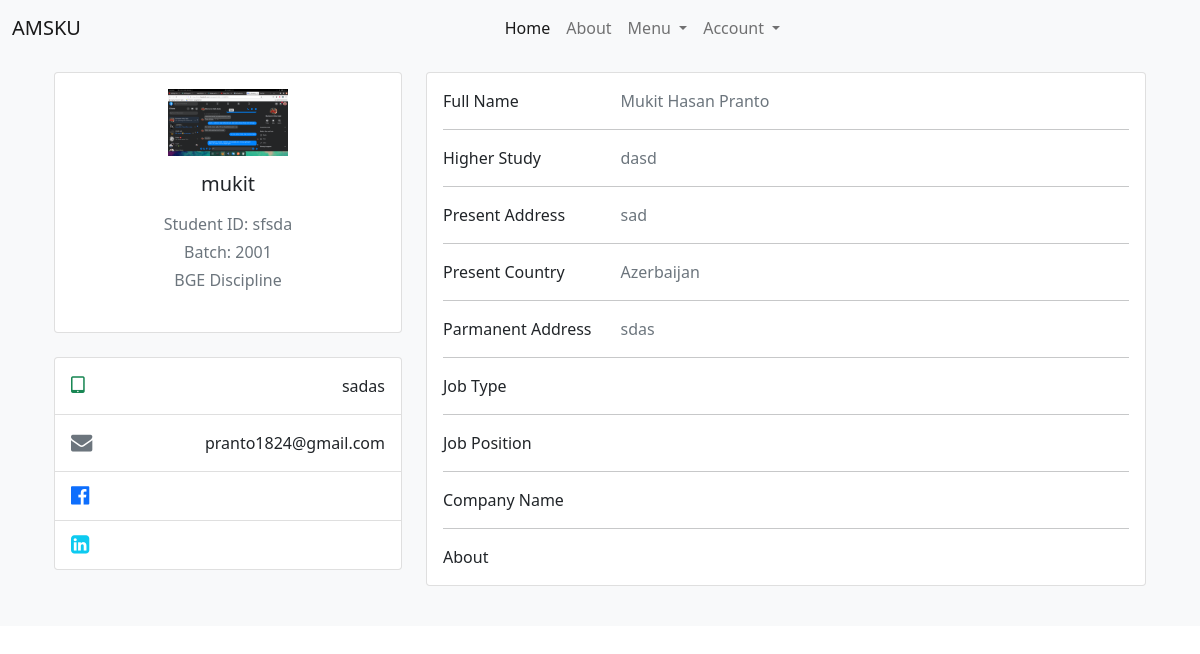
The app's page /profile/1/, older data.
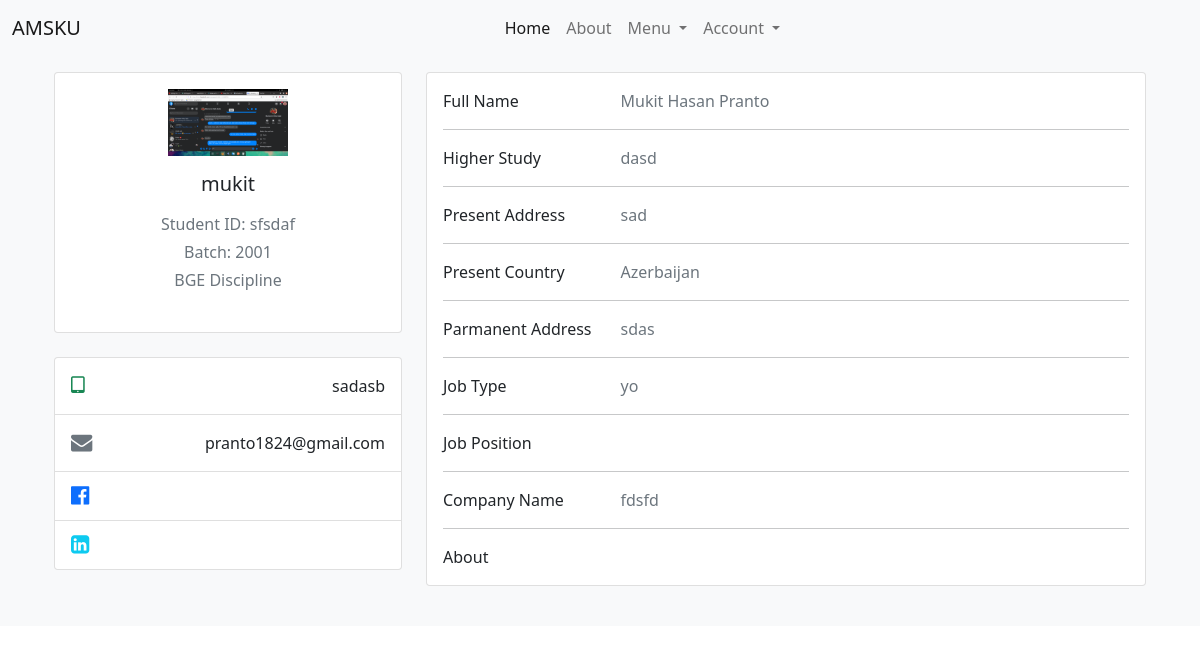
The same page, newer data.
### home/models.py (models this page shows, shortened)
class Alumni_Profile(models.Model):
    discipline_list = ['Architecture','CSE','ECE','Math','URP','Physics','Chemistry','Stat','Pharmacy','BGE','FWT','FMRT','Agrotechnology','ES','SWE','BAD','HRM','DP','PM','DS','History','English','Bangla','IER','Sculpture','Econ','Sociology','MCJ','Law']
    Discipline_Choices = []
    for x in discipline_list:
        Discipline_Choices.append((x,x))
    Id_Choices = []
    for x in range(1,51):
        Id_Choices.append((str(x),str(x)))
    Batch_Choices = []
    for x in range(1991,2019):
        Batch_Choices.append((str(x),str(x)))
    job_list=['Agriculture','Architecture and Construction','Business Management and Administration','Education','Finance','Food','Government and Public Administration','Health Science','Human Services','Law, Public Safety, Corrections and Security','Manufacturing','Marketing, Sales and Service','Natural Resources','Science, Technology and Engineering','Other']
    Job_Choices = []
    for x in job_list:
        Job_Choices.append((x,x))
    country_list = ["Afghanistan","Albania","Algeria","Andorra","Angola","Anguilla","Antigua &amp; Barbuda","Argentina","Armenia","Aruba","Australia","Austria","Azerbaijan","Bahamas","Bahrain","Bangladesh","Barbados","Belarus","Belgium","Belize","Benin","Bermuda","Bhutan","Bolivia","Bosnia &amp; Herzegovina","Botswana","Brazil","British Virgin Islands","Brunei","Bulgaria","Burkina Faso","Burundi","Cambodia","Cameroon","Cape Verde","Cayman Islands","Chad","Chile","China","Colombia","Congo","Cook Islands","Costa Rica","Cote D Ivoire","Croatia","Cruise Ship","Cuba","Cyprus","Czech Republic","Denmark","Djibouti","Dominica","Dominican Republic","Ecuador","Egypt","El Salvador","Equatorial Guinea","Estonia","Ethiopia","Falkland Islands","Faroe Islands","Fiji","Finland","France","French Polynesia","French West Indies","Gabon","Gambia","Georgia","Germany","Ghana","Gibraltar","Greece","Greenland","Grenada","Guam","Guatemala","Guernsey","Guinea","Guinea Bissau","Guyana","Haiti","Honduras","Hong Kong","Hungary","Iceland","India","Indonesia","Iran","Iraq","Ireland","Isle of Man","Israel","Italy","Jamaica","Japan","Jersey","Jordan","Kazakhstan","Kenya","Kuwait","Kyrgyz Republic","Laos","Latvia","Lebanon","Lesotho","Liberia","Libya","Liechtenstein","Lithuania","Luxembourg","Macau","Macedonia","Madagascar","Malawi","Malaysia","Maldives","Mali","Malta","Mauritania","Mauritius","Mexico","Moldova","Monaco","Mongolia","Montenegro","Montserrat","Morocco","Mozambique","Namibia","Nepal","Netherlands","Netherlands Antilles","New Caledonia","New Zealand","Nicaragua","Niger","Nigeria","Norway","Oman","Pakistan","Palestine","Panama","Papua New Guinea","Paraguay","Peru","Philippines","Poland","Portugal","Puerto Rico","Qatar","Reunion","Romania","Russia","Rwanda","Saint Pierre &amp; Miquelon","Samoa","San Marino","Satellite","Saudi Arabia","Senegal","Serbia","Seychelles","Sierra Leone","Singapore","Slovakia","Slovenia","South Africa","South Korea","Spain","Sri Lanka","St Kitts &amp; Nevis","St Lucia","St Vincent","St. Lucia","Sudan","Suriname","Swaziland","Sweden","Switzerland","Syria","Taiwan","Tajikistan","Tanzania","Thailand","Timor L'Este","Togo","Tonga","Trinidad &amp; Tobago","Tunisia","Turkey","Turkmenistan","Turks &amp; Caicos","Uganda","Ukraine","United Arab Emirates","United Kingdom","Uruguay","Uzbekistan","Venezuela","Vietnam","Virgin Islands (US)","Yemen","Zambia","Zimbabwe"]
    Country_Choices = []
    for x in country_list:
        Country_Choices.append((x,x))
    full_name = models.CharField(max_length=255)
    image = models.FileField(upload_to='profile_pic/')
    certificate = models.FileField(upload_to='certificate/')
    discipline = models.CharField(max_length=255,choices=Discipline_Choices)
    student_id = models.CharField(max_length=10)
    batch = models.CharField(max_length=50,choices=Batch_Choices)
    job_type = models.CharField(max_length=50,blank=True)
    job_position = models.CharField(max_length=60,blank=True)
    company_name = models.CharField(max_length=60,blank=True)
    higher_study = models.CharField(max_length=60)
    present_address = models.CharField(max_length=60)
    present_country = models.CharField(max_length=60,choices=Country_Choices)
    parmanent_address = models.CharField(max_length=60)
    mobile = models.CharField(max_length=60)
    facebook = models.URLField(max_length=60,blank=True)
    linkdin = models.URLField(max_length=60,blank=True)
    about_me = models.TextField()
    is_verified = models.BooleanField(default=False)
    user = models.OneToOneField(settings.AUTH_USER_MODEL, on_delete=models.CASCADE,related_name="alumni_profile")

### home/views.py (the view)
# urls.py: path('profile/<int:id>/',profile_view, name='profile_view'),
def profile_view(request, id):
    profile_data = []
    try:
        profile_data = Alumni_Profile.objects.get(user=id)
    except:
        if request.user.id == id:
            return redirect('home:create_profile', id)
        else:
            pass
    context = {
        'profile': profile_data,
    }
    return render(request, "home/profile_view.html",context)

### templates/home/profile_view.html (shortened to what this page needs)
{% extends 'base.html' %}
{% block content %}
<section class='profile_view'>
    <div class="container py-3">
      <div class="row">
        <div class="col-lg-4">
          <div class="card mb-4">
            <div class="card-body text-center">
              <img src={{profile.image.url}} alt="profile_picture"
                class="img-fluid" style="width: 120px;">
              <h5 class="my-3">{{profile.user}}</h5>
              <p class="text-muted mb-1">Student ID: {{profile.student_id}}</p>
              <p class="text-muted mb-1">Batch: {{profile.batch}}</p>
              <p class="text-muted mb-4">{{profile.discipline}} Discipline</p>
            </div>
          </div>
          <div class="card mb-4 mb-lg-0">
            <div class="card-body p-0">
              <ul class="list-group list-group-flush rounded-3">
                <li class="list-group-item d-flex justify-content-between align-items-center p-3">
                  <i class="fa fa-tablet fa-lg text-success"></i>
                  <p class="mb-0">{{profile.mobile}}</p>
                </li>
                <li class="list-group-item d-flex justify-content-between align-items-center p-3">
                  <i class="fa fa-envelope fa-lg text-secondary"></i>
                  <p class="mb-0">{{profile.user.email}}</p>
                </li>
                <li class="list-group-item d-flex justify-content-between align-items-center p-3">
                  <i class="fa fa-facebook-official fa-lg text-primary"></i>
                </li>
                <li class="list-group-item d-flex justify-content-between align-items-center p-3">
                  <i class="fa fa-linkedin-square fa-lg text-info"></i>
                </li>
              </ul>
            </div>
          </div>
        </div>
        <div class="col-lg-8">
          <div class="card mb-4">
            <div class="card-body">
              <div class="row">
                <div class="col-sm-3">
                  <p class="mb-0">Full Name</p>
                </div>
                <div class="col-sm-9">
                  <p class="text-muted mb-0">{{profile.full_name}}</p>
                </div>
              </div>
              <hr>
              <div class="row">
                <div class="col-sm-3">
                  <p class="mb-0">Higher Study</p>
                </div>
                <div class="col-sm-9">
                  <p class="text-muted mb-0">{{profile.higher_study}}</p>
                </div>
              </div>
              <hr>
              <div class="row">
                <div class="col-sm-3">
                  <p class="mb-0">Present Address</p>
                </div>
                <div class="col-sm-9">
                  <p class="text-muted mb-0">{{profile.present_address}}</p>
                </div>
              </div>
              <hr>
              <div class="row">
                <div class="col-sm-3">
                  <p class="mb-0">Present Country</p>
                </div>
                <div class="col-sm-9">
                  <p class="text-muted mb-0">{{profile.present_country}}</p>
                </div>
              </div>
              <hr>
              <div class="row">
                <div class="col-sm-3">
                  <p class="mb-0">Parmanent Address</p>
                </div>
                <div class="col-sm-9">
                  <p class="text-muted mb-0">{{profile.parmanent_address}}</p>
                </div>
              </div>
              <hr>
              <div class="row">
                <div class="col-sm-3">
                  <p class="mb-0">Job Type</p>
                </div>
                <div class="col-sm-9">
                  <p class="text-muted mb-0">{{profile.job_type}}</p>
                </div>
              </div>
              <hr>
              <div class="row">
                <div class="col-sm-3">
                  <p class="mb-0">Job Position</p>
                </div>
                <div class="col-sm-9">
                </div>
              </div>
              <hr>
              <div class="row">
                <div class="col-sm-3">
                  <p class="mb-0">Company Name</p>
                </div>
                <div class="col-sm-9">
                  <p class="text-muted mb-0">{{profile.company_name}}</p>
                </div>
              </div>
              <hr>
              <div class="row">
                <div class="col-sm-3">
                  <p class="mb-0">About</p>
                </div>
                <div class="col-sm-9">
                </div>
              </div>
            </div>
          </div>
        </div>
      </div>
    </div>
  </section>
{% endblock content %}

### templates/base.html (shortened to what this page needs)
<!DOCTYPE html>
{% load static %}
<html lang="en">
<head>
    <link href="https://cdn.jsdelivr.net/npm/bootstrap@5.0.2/dist/css/bootstrap.min.css" rel="stylesheet">
    <link rel="stylesheet" href="https://cdnjs.cloudflare.com/ajax/libs/font-awesome/4.7.0/css/font-awesome.min.css">
</head>
<body>
    {% include 'navbar.html' %}
    <div class="bg-light">
        <div class="container">
            {% block content %}{% endblock content %}
        </div>
    </div>
</body>
</html>

### templates/navbar.html (shortened to what this page needs)
<nav class="navbar navbar-expand-lg navbar-light bg-light">
    <div class="container-fluid">
      <a class="navbar-brand" href="{% url 'home:home_view'%}">
        AMSKU
      </a>
      <div class="collapse navbar-collapse" id="navbarSupportedContent">
        <ul class="navbar-nav m-auto mb-2 mb-lg-0">
          <li class="nav-item">
            <a class="nav-link active" aria-current="page" href="{% url 'home:home_view'%}">Home</a>
          </li>
          <li class="nav-item">
            <a class="nav-link" href="#">About</a>
          </li>
          <li class="nav-item dropdown">
            <a class="nav-link dropdown-toggle" href="#" id="navbarDropdown" role="button" data-bs-toggle="dropdown" aria-expanded="false">
              Menu
            </a>
          </li>
          <li class="nav-item dropdown">
            <a class="nav-link dropdown-toggle" href="#" id="accountDropdown" role="button" data-bs-toggle="dropdown" aria-expanded="false">
              Account
            </a>
          </li>
        </ul>
      </div>
    </div>
  </nav>

Row changes from the older to the newer data that the page shows:
changed Alumni_Profile "BGE": student_id "sfsda" → "sfsdaf"; mobile "sadas" → "sadasb"; job_type (not shown) → "yo"; company_name (not shown) → "fdsfd"
